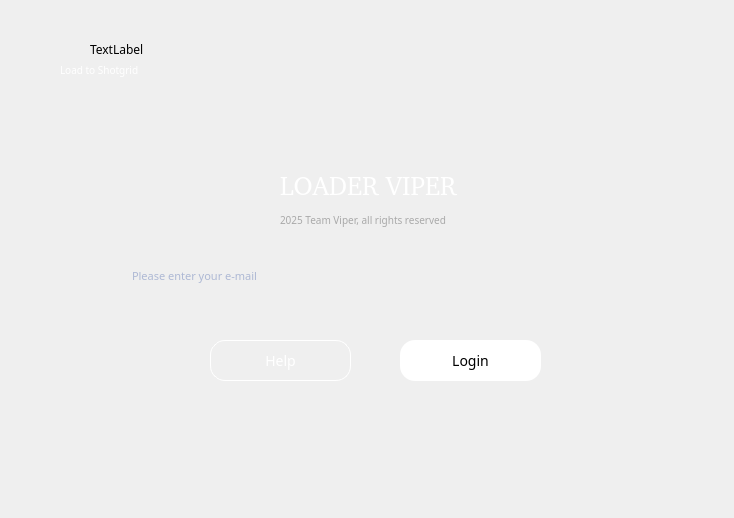
<?xml version="1.0" encoding="UTF-8"?>
<ui version="4.0">
 <class>Form</class>
 <widget class="QWidget" name="Form">
  <property name="geometry">
   <rect>
    <x>0</x>
    <y>0</y>
    <width>734</width>
    <height>518</height>
   </rect>
  </property>
  <property name="minimumSize">
   <size>
    <width>20</width>
    <height>20</height>
   </size>
  </property>
  <property name="font">
   <font>
    <family>Pretendard Medium</family>
   </font>
  </property>
  <property name="windowTitle">
   <string>Form</string>
  </property>
  <property name="windowIcon">
   <iconset resource="../../../resources.qrc">
    <normaloff>:/icon_email/다운로드/png/email _basic.png</normaloff>:/icon_email/다운로드/png/email _basic.png</iconset>
  </property>
  <widget class="QLabel" name="label_background">
   <property name="geometry">
    <rect>
     <x>0</x>
     <y>0</y>
     <width>741</width>
     <height>491</height>
    </rect>
   </property>
   <property name="text">
    <string/>
   </property>
   <property name="pixmap">
    <pixmap>forui/login.png</pixmap>
   </property>
  </widget>
  <widget class="QLabel" name="label_id">
   <property name="geometry">
    <rect>
     <x>140</x>
     <y>250</y>
     <width>480</width>
     <height>54</height>
    </rect>
   </property>
   <property name="text">
    <string/>
   </property>
   <property name="pixmap">
    <pixmap>forui/Group 3995.png</pixmap>
   </property>
  </widget>
  <widget class="QPushButton" name="pushButton_login">
   <property name="geometry">
    <rect>
     <x>400</x>
     <y>340</y>
     <width>141</width>
     <height>41</height>
    </rect>
   </property>
   <property name="styleSheet">
    <string notr="true">QPushButton {
    background-color: #ffffff;  /* 배경색: 흰색 */
   
    border-radius: 15px;  /* 모서리를 둥글게 */
    color: black; /* 글자 색 (흰색 배경이라 검정 추천) */
    font-size: 14px; /* 글자 크기 */
    padding: 5px; /* 내부 여백 */
}

QPushButton:hover {
    background-color: #2980b9;
}


</string>
   </property>
   <property name="text">
    <string>Login</string>
   </property>
  </widget>
  <widget class="QPushButton" name="pushButton_help">
   <property name="geometry">
    <rect>
     <x>210</x>
     <y>340</y>
     <width>141</width>
     <height>41</height>
    </rect>
   </property>
   <property name="styleSheet">
    <string notr="true">QPushButton {
    color: white;  /* 기본 글자색: 흰색 */
  
    border: 1px solid #ffffff;  /* 테두리: 흰색 */
    border-radius: 15px;  /* 모서리를 둥글게 */
    font-size: 14px;  /* 글자 크기 */
    padding: 5px;  /* 내부 여백 */
}

QPushButton:hover {
    color: black;  /* Hover 시 글자색: 검정 */
	background-color: #ffffff; 
}


</string>
   </property>
   <property name="text">
    <string>Help</string>
   </property>
  </widget>
  <widget class="QLineEdit" name="lineEdit_id">
   <property name="geometry">
    <rect>
     <x>130</x>
     <y>250</y>
     <width>471</width>
     <height>51</height>
    </rect>
   </property>
   <property name="font">
    <font>
     <family>Droid Sans</family>
     <pointsize>-1</pointsize>
    </font>
   </property>
   <property name="styleSheet">
    <string notr="true">QLineEdit {
    background: rgba(0, 0, 0, 0); /* 배경 투명 */
    border: none;
    color: #6B82BA;  /* 기본 텍스트 색상 */
    font-size: 11px; /* 기본 글자 크기 */
}

/* 사용자가 입력 중일 때 스타일 변경 */
QLineEdit:focus {
    color: white;  /* 입력 중에는 흰색 */
    font-size: 30px; /* 입력 중에는 글자 크기 변경 */
}

</string>
   </property>
   <property name="placeholderText">
    <string>Please enter your e-mail  </string>
   </property>
  </widget>
  <widget class="QLabel" name="label">
   <property name="geometry">
    <rect>
     <x>280</x>
     <y>160</y>
     <width>231</width>
     <height>51</height>
    </rect>
   </property>
   <property name="font">
    <font>
     <family>/home/rapa/Viper/loadUI/pont/public/static/Pretendard-SemiBold.otf</family>
     <pointsize>-1</pointsize>
    </font>
   </property>
   <property name="styleSheet">
    <string notr="true">QLabel {

    font-family: &quot;/home/rapa/Viper/loadUI/pont/public/static/Pretendard-SemiBold.otf&quot;;
    font-size: 26px;

    color: white;  /* 글자 색상 (흰색) */
   
   
    text-align: center;  /* 텍스트 중앙 정렬 */
}</string>
   </property>
   <property name="text">
    <string>LOADER VIPER</string>
   </property>
  </widget>
  <widget class="QLabel" name="label_2">
   <property name="geometry">
    <rect>
     <x>280</x>
     <y>210</y>
     <width>321</width>
     <height>19</height>
    </rect>
   </property>
   <property name="styleSheet">
    <string notr="true">QLabel {

    font-family: &quot;/home/rapa/Viper/loadUI/pont/public/static/Pre-thin.otf&quot;;
    font-size: 10px;

    color: #A9A9A9;  /* 글자 색상 (흰색) */
   
   
  
}</string>
   </property>
   <property name="text">
    <string>2025 Team Viper, all rights reserved</string>
   </property>
  </widget>
  <widget class="QLabel" name="label_3">
   <property name="geometry">
    <rect>
     <x>90</x>
     <y>40</y>
     <width>63</width>
     <height>19</height>
    </rect>
   </property>
   <property name="text">
    <string>TextLabel</string>
   </property>
  </widget>
  <widget class="QLabel" name="label_4">
   <property name="geometry">
    <rect>
     <x>60</x>
     <y>60</y>
     <width>101</width>
     <height>20</height>
    </rect>
   </property>
   <property name="font">
    <font>
     <family>Pretendard Light</family>
     <pointsize>-1</pointsize>
    </font>
   </property>
   <property name="styleSheet">
    <string notr="true">QLabel {

  
    font-size: 10px;

    color: White;  /* 글자 색상 (흰색) */
   
   
  
}</string>
   </property>
   <property name="text">
    <string>Load to Shotgrid</string>
   </property>
  </widget>
 </widget>
 <resources>
  <include location="../../../resources.qrc"/>
 </resources>
 <connections/>
</ui>
